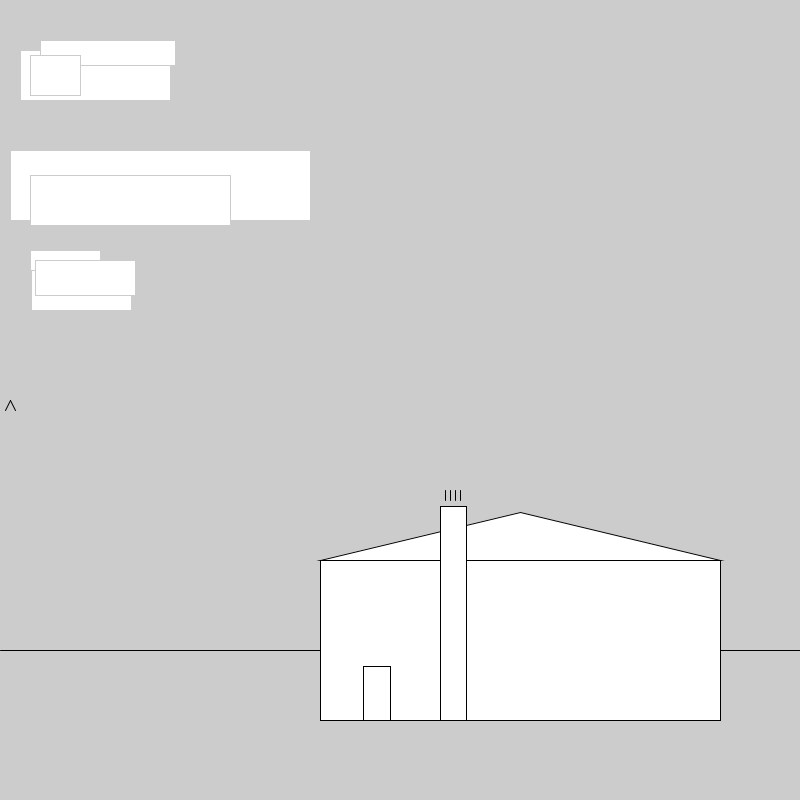
Frame 1 (no input)
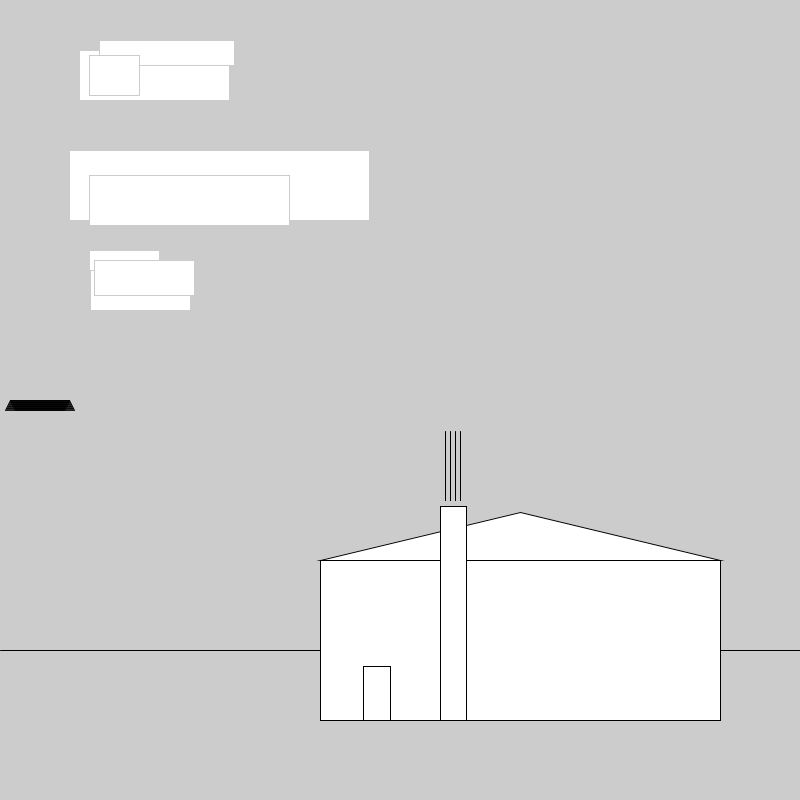
Frame 60 (the mouse pressed at the canvas centre just before this capture)
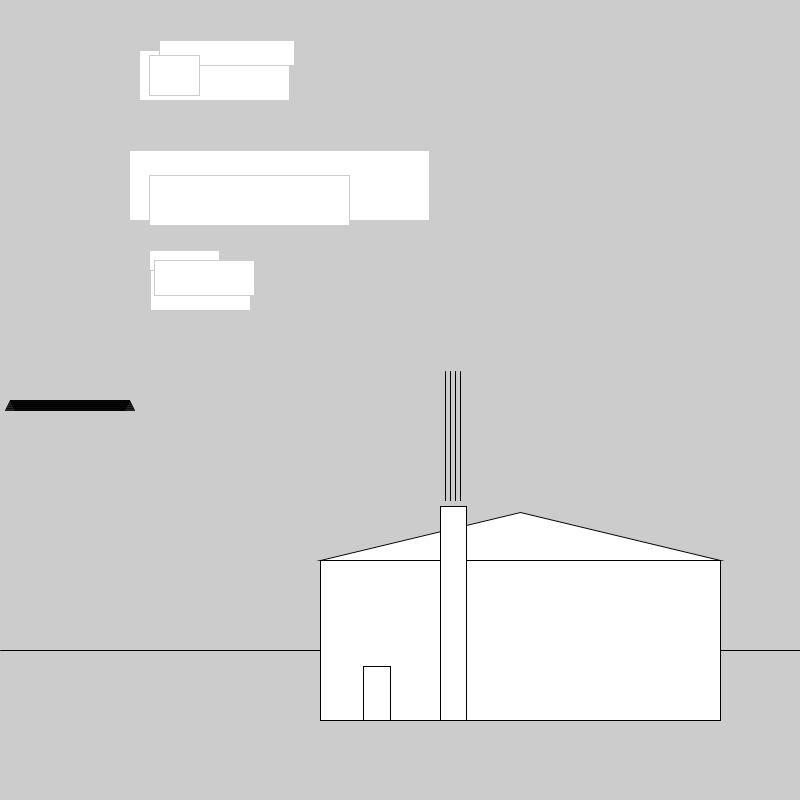
Frame 120 (the mouse held since frame 60 and released just before this capture)

The Processing sketch that drew these frames (run headless with seeded random() and noise(); from frame 60 on, the mouse is pressed at the canvas centre):

// Processing sketch: processing_181540
// ── processing_181540.pde

//Each segment of cloud individually labelled

//Cloud 1
int CloudoneoneXPos=20;
int CloudonetwoXPos=40;
int CloudonethreeXPos=30;
//Cloud 2
int CloudtwooneXPos=10;
int CloudtwotwoXPos=30;
//Cloud 3
int CloudthreeoneXPos=30;
int CloudthreetwoXPos=40;
int CloudthreethreeXPos=35;

//Direction
int xDir=1;

//Smoke
int billow1Ypos=490;
int billow2Ypos=490;
int billow3Ypos=490;
int billow4Ypos=490;

//Bird 1
int Birdwing1XPos=10;
int Birdwing2XPos=15;
int Birdwing3XPos=10;
int Birdwing4XPos=5;
//Bird 2
int Bird2wing1XPos;
int Bird2wing2XPos;

void setup()
{
size(800,800);
line(0,650,800,650);


//Declare Variables
//house
float houseW = 400;
float houseH = houseW*.40;
float offset = houseH/2;
float houseX = width-(houseW+offset),houseY = height-(houseH+offset);
//roof
float roofH=houseH/2.5;
//door
float doorW=houseW/15;
float doorH=doorW*2;
float doorX=houseX+houseW/7-doorW/2;
float doorY=houseY+houseH-doorH;
//chimney
float ChimneyW=houseW/15;
float ChimneyH=ChimneyW*8;
float ChimneyX=houseX+houseW/3-ChimneyW/2;
float ChimneyY=houseY+houseH-ChimneyH;



//Draw House
rect(houseX,houseY,houseW,houseH);
//Roof
triangle(houseX,houseY,houseX+houseW,houseY,houseX+(.5*houseW),houseY-(.30*houseH));
//Door
rect(doorX,doorY,doorW,doorH);
//Chimney
rect(ChimneyX,ChimneyY,ChimneyW,ChimneyH);

}


void draw()
{
  stroke(#CCCCCC);
  
  //Cloud1-----
  
  rect(CloudoneoneXPos,50,150,50);
  CloudoneoneXPos=CloudoneoneXPos+1;
   if (CloudoneoneXPos>width+20)
  {
    CloudoneoneXPos=-20;
  }
  
  rect(CloudonetwoXPos,40,135,25);
  CloudonetwoXPos=CloudonetwoXPos+1;
  if (CloudonetwoXPos>width+20)
  {
    CloudonetwoXPos=-20;
  }

  
  rect(CloudonethreeXPos,55,50,40);
  CloudonethreeXPos=CloudonethreeXPos+1;
  if (CloudonethreeXPos>width+20)
  {
    CloudonethreeXPos=-20;
  }

  
  //Cloud2-----
  
  rect(CloudtwooneXPos,150,300,70);
  CloudtwooneXPos=CloudtwooneXPos+1;
  
  rect(CloudtwotwoXPos,175,200,50);
  CloudtwotwoXPos=CloudtwotwoXPos+xDir;
  if (CloudtwotwoXPos>width-20 || CloudtwotwoXPos<20)
  {xDir=-xDir;}
  
  //Cloud3-----
  
  rect(CloudthreeoneXPos,250,70,30);
  CloudthreeoneXPos=CloudthreeoneXPos+1;
  
  rect(CloudthreeoneXPos,270,100,40);
  CloudthreetwoXPos=CloudthreetwoXPos+1;
  
  rect(CloudthreethreeXPos,260,100,35);
  CloudthreethreeXPos=CloudthreethreeXPos+1;
  
  
  //Test Birds
  
  //Bird1: Can't get the black streaking to go away and when I set the background to stay the same color as before it erases everything else.
  stroke(0);
  
  line(Birdwing1XPos,400,Birdwing2XPos,410);
  Birdwing1XPos=Birdwing1XPos+1;
  Birdwing2XPos=Birdwing2XPos+1;
  
  line(Birdwing3XPos,400,Birdwing4XPos,410);
  Birdwing3XPos=Birdwing3XPos+1;
  Birdwing4XPos=Birdwing4XPos+1;
  
  //Bird2
  
  //line(780,200,775,190);
  //line(780,200,785,190);
  
  //Smoke
  line(445,billow1Ypos,445,500);
  billow1Ypos=billow1Ypos-1;
  line(450,billow2Ypos,450,500);
  billow2Ypos=billow2Ypos-1;
  line(455,billow3Ypos,455,500);
  billow3Ypos=billow3Ypos-1;
  line(460,billow4Ypos,460,500);
  billow4Ypos=billow4Ypos-1;
  


}
